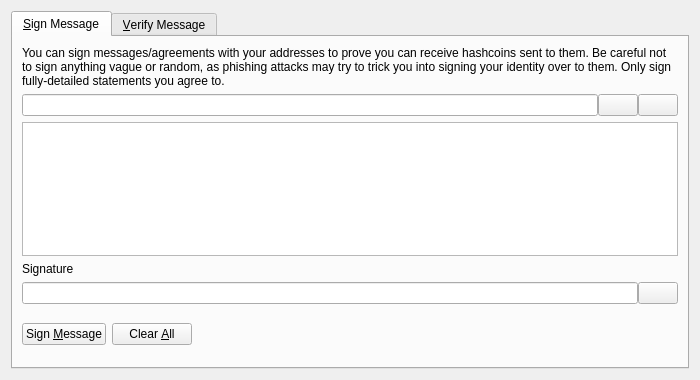
<?xml version="1.0" encoding="UTF-8"?>
<ui version="4.0">
 <class>SignVerifyMessageDialog</class>
 <widget class="QDialog" name="SignVerifyMessageDialog">
  <property name="geometry">
   <rect>
    <x>0</x>
    <y>0</y>
    <width>700</width>
    <height>380</height>
   </rect>
  </property>
  <property name="windowTitle">
   <string>Signatures - Sign / Verify a Message</string>
  </property>
  <property name="modal">
   <bool>true</bool>
  </property>
  <layout class="QVBoxLayout" name="verticalLayout">
   <item>
    <widget class="QTabWidget" name="tabWidget">
     <property name="currentIndex">
      <number>0</number>
     </property>
     <widget class="QWidget" name="tabSignMessage">
      <attribute name="title">
       <string>&amp;Sign Message</string>
      </attribute>
      <layout class="QVBoxLayout" name="verticalLayout_SM">
       <item>
        <widget class="QLabel" name="infoLabel_SM">
         <property name="text">
          <string>You can sign messages/agreements with your addresses to prove you can receive hashcoins sent to them. Be careful not to sign anything vague or random, as phishing attacks may try to trick you into signing your identity over to them. Only sign fully-detailed statements you agree to.</string>
         </property>
         <property name="textFormat">
          <enum>Qt::PlainText</enum>
         </property>
         <property name="wordWrap">
          <bool>true</bool>
         </property>
        </widget>
       </item>
       <item>
        <layout class="QHBoxLayout" name="horizontalLayout_1_SM">
         <property name="spacing">
          <number>0</number>
         </property>
         <item>
          <widget class="QValidatedLineEdit" name="addressIn_SM">
           <property name="toolTip">
            <string>The Hashcoin address to sign the message with</string>
           </property>
          </widget>
         </item>
         <item>
          <widget class="QPushButton" name="addressBookButton_SM">
           <property name="toolTip">
            <string>Choose previously used address</string>
           </property>
           <property name="text">
            <string/>
           </property>
           <property name="icon">
            <iconset resource="../bitcoin.qrc">
             <normaloff>:/icons/address-book</normaloff>:/icons/address-book</iconset>
           </property>
           <property name="shortcut">
            <string>Alt+A</string>
           </property>
           <property name="autoDefault">
            <bool>false</bool>
           </property>
          </widget>
         </item>
         <item>
          <widget class="QPushButton" name="pasteButton_SM">
           <property name="toolTip">
            <string>Paste address from clipboard</string>
           </property>
           <property name="text">
            <string/>
           </property>
           <property name="icon">
            <iconset resource="../bitcoin.qrc">
             <normaloff>:/icons/editpaste</normaloff>:/icons/editpaste</iconset>
           </property>
           <property name="shortcut">
            <string>Alt+P</string>
           </property>
           <property name="autoDefault">
            <bool>false</bool>
           </property>
          </widget>
         </item>
        </layout>
       </item>
       <item>
        <widget class="QPlainTextEdit" name="messageIn_SM">
         <property name="toolTip">
          <string>Enter the message you want to sign here</string>
         </property>
        </widget>
       </item>
       <item>
        <widget class="QLabel" name="signatureLabel_SM">
         <property name="text">
          <string>Signature</string>
         </property>
         <property name="textFormat">
          <enum>Qt::PlainText</enum>
         </property>
        </widget>
       </item>
       <item>
        <layout class="QHBoxLayout" name="horizontalLayout_2_SM">
         <property name="spacing">
          <number>0</number>
         </property>
         <item>
          <widget class="QLineEdit" name="signatureOut_SM">
           <property name="font">
            <font>
             <italic>true</italic>
            </font>
           </property>
           <property name="readOnly">
            <bool>true</bool>
           </property>
          </widget>
         </item>
         <item>
          <widget class="QPushButton" name="copySignatureButton_SM">
           <property name="toolTip">
            <string>Copy the current signature to the system clipboard</string>
           </property>
           <property name="text">
            <string/>
           </property>
           <property name="icon">
            <iconset resource="../bitcoin.qrc">
             <normaloff>:/icons/editcopy</normaloff>:/icons/editcopy</iconset>
           </property>
           <property name="autoDefault">
            <bool>false</bool>
           </property>
          </widget>
         </item>
        </layout>
       </item>
       <item>
        <layout class="QHBoxLayout" name="horizontalLayout_3_SM">
         <item>
          <widget class="QPushButton" name="signMessageButton_SM">
           <property name="toolTip">
            <string>Sign the message to prove you own this Hashcoin address</string>
           </property>
           <property name="text">
            <string>Sign &amp;Message</string>
           </property>
           <property name="icon">
            <iconset resource="../bitcoin.qrc">
             <normaloff>:/icons/edit</normaloff>:/icons/edit</iconset>
           </property>
           <property name="autoDefault">
            <bool>false</bool>
           </property>
          </widget>
         </item>
         <item>
          <widget class="QPushButton" name="clearButton_SM">
           <property name="toolTip">
            <string>Reset all sign message fields</string>
           </property>
           <property name="text">
            <string>Clear &amp;All</string>
           </property>
           <property name="icon">
            <iconset resource="../bitcoin.qrc">
             <normaloff>:/icons/remove</normaloff>:/icons/remove</iconset>
           </property>
           <property name="autoDefault">
            <bool>false</bool>
           </property>
          </widget>
         </item>
         <item>
          <spacer name="horizontalSpacer_1_SM">
           <property name="orientation">
            <enum>Qt::Horizontal</enum>
           </property>
           <property name="sizeHint" stdset="0">
            <size>
             <width>40</width>
             <height>48</height>
            </size>
           </property>
          </spacer>
         </item>
         <item>
          <widget class="QLabel" name="statusLabel_SM">
           <property name="font">
            <font>
             <weight>75</weight>
             <bold>true</bold>
            </font>
           </property>
           <property name="text">
            <string/>
           </property>
           <property name="wordWrap">
            <bool>true</bool>
           </property>
          </widget>
         </item>
         <item>
          <spacer name="horizontalSpacer_2_SM">
           <property name="orientation">
            <enum>Qt::Horizontal</enum>
           </property>
           <property name="sizeHint" stdset="0">
            <size>
             <width>40</width>
             <height>48</height>
            </size>
           </property>
          </spacer>
         </item>
        </layout>
       </item>
      </layout>
     </widget>
     <widget class="QWidget" name="tabVerifyMessage">
      <attribute name="title">
       <string>&amp;Verify Message</string>
      </attribute>
      <layout class="QVBoxLayout" name="verticalLayout_VM">
       <item>
        <widget class="QLabel" name="infoLabel_VM">
         <property name="text">
          <string>Enter the receiver's address, message (ensure you copy line breaks, spaces, tabs, etc. exactly) and signature below to verify the message. Be careful not to read more into the signature than what is in the signed message itself, to avoid being tricked by a man-in-the-middle attack. Note that this only proves the signing party receives with the address, it cannot prove sendership of any transaction!</string>
         </property>
         <property name="textFormat">
          <enum>Qt::PlainText</enum>
         </property>
         <property name="alignment">
          <set>Qt::AlignLeading|Qt::AlignLeft|Qt::AlignTop</set>
         </property>
         <property name="wordWrap">
          <bool>true</bool>
         </property>
        </widget>
       </item>
       <item>
        <layout class="QHBoxLayout" name="horizontalLayout_1_VM">
         <property name="spacing">
          <number>0</number>
         </property>
         <item>
          <widget class="QValidatedLineEdit" name="addressIn_VM">
           <property name="toolTip">
            <string>The Hashcoin address the message was signed with</string>
           </property>
          </widget>
         </item>
         <item>
          <widget class="QPushButton" name="addressBookButton_VM">
           <property name="toolTip">
            <string>Choose previously used address</string>
           </property>
           <property name="text">
            <string/>
           </property>
           <property name="icon">
            <iconset resource="../bitcoin.qrc">
             <normaloff>:/icons/address-book</normaloff>:/icons/address-book</iconset>
           </property>
           <property name="shortcut">
            <string>Alt+A</string>
           </property>
           <property name="autoDefault">
            <bool>false</bool>
           </property>
          </widget>
         </item>
        </layout>
       </item>
       <item>
        <widget class="QPlainTextEdit" name="messageIn_VM"/>
       </item>
       <item>
        <widget class="QValidatedLineEdit" name="signatureIn_VM"/>
       </item>
       <item>
        <layout class="QHBoxLayout" name="horizontalLayout_2_VM">
         <item>
          <widget class="QPushButton" name="verifyMessageButton_VM">
           <property name="toolTip">
            <string>Verify the message to ensure it was signed with the specified Hashcoin address</string>
           </property>
           <property name="text">
            <string>Verify &amp;Message</string>
           </property>
           <property name="icon">
            <iconset resource="../bitcoin.qrc">
             <normaloff>:/icons/transaction_0</normaloff>:/icons/transaction_0</iconset>
           </property>
           <property name="autoDefault">
            <bool>false</bool>
           </property>
          </widget>
         </item>
         <item>
          <widget class="QPushButton" name="clearButton_VM">
           <property name="toolTip">
            <string>Reset all verify message fields</string>
           </property>
           <property name="text">
            <string>Clear &amp;All</string>
           </property>
           <property name="icon">
            <iconset resource="../bitcoin.qrc">
             <normaloff>:/icons/remove</normaloff>:/icons/remove</iconset>
           </property>
           <property name="autoDefault">
            <bool>false</bool>
           </property>
          </widget>
         </item>
         <item>
          <spacer name="horizontalSpacer_1_VM">
           <property name="orientation">
            <enum>Qt::Horizontal</enum>
           </property>
           <property name="sizeHint" stdset="0">
            <size>
             <width>40</width>
             <height>48</height>
            </size>
           </property>
          </spacer>
         </item>
         <item>
          <widget class="QLabel" name="statusLabel_VM">
           <property name="font">
            <font>
             <weight>75</weight>
             <bold>true</bold>
            </font>
           </property>
           <property name="text">
            <string/>
           </property>
           <property name="wordWrap">
            <bool>true</bool>
           </property>
          </widget>
         </item>
         <item>
          <spacer name="horizontalSpacer_2_VM">
           <property name="orientation">
            <enum>Qt::Horizontal</enum>
           </property>
           <property name="sizeHint" stdset="0">
            <size>
             <width>40</width>
             <height>48</height>
            </size>
           </property>
          </spacer>
         </item>
        </layout>
       </item>
      </layout>
     </widget>
    </widget>
   </item>
  </layout>
 </widget>
 <customwidgets>
  <customwidget>
   <class>QValidatedLineEdit</class>
   <extends>QLineEdit</extends>
   <header>qvalidatedlineedit.h</header>
  </customwidget>
 </customwidgets>
 <resources>
  <include location="../bitcoin.qrc"/>
 </resources>
 <connections/>
</ui>
